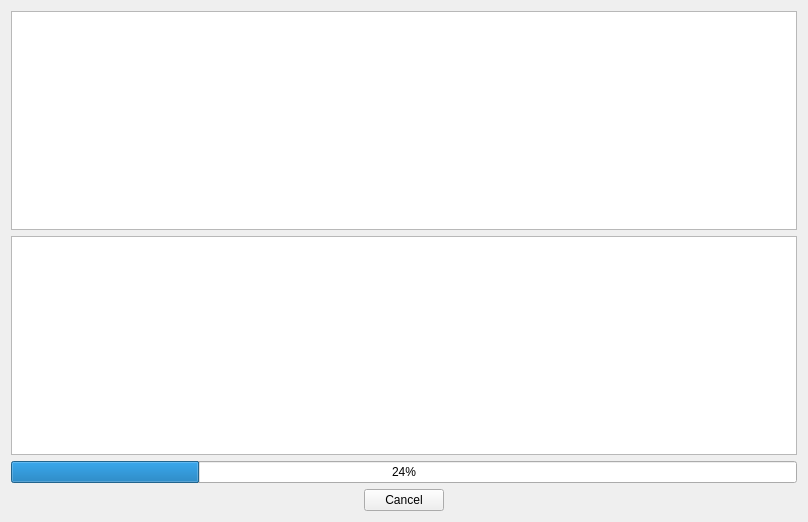
<?xml version="1.0" encoding="UTF-8"?>
<ui version="4.0">
 <class>InterrogateProgressView</class>
 <widget class="QWidget" name="InterrogateProgressView">
  <property name="geometry">
   <rect>
    <x>0</x>
    <y>0</y>
    <width>808</width>
    <height>522</height>
   </rect>
  </property>
  <property name="windowTitle">
   <string>Form</string>
  </property>
  <layout class="QVBoxLayout" name="verticalLayout_2">
   <item>
    <layout class="QVBoxLayout" name="verticalLayout">
     <item>
      <widget class="QTableWidget" name="overviewTableWidget"/>
     </item>
     <item>
      <widget class="QTableWidget" name="outputTableWidget"/>
     </item>
     <item>
      <widget class="QProgressBar" name="progressBar">
       <property name="value">
        <number>24</number>
       </property>
      </widget>
     </item>
     <item>
      <layout class="QHBoxLayout" name="horizontalLayout">
       <item>
        <spacer name="horizontalSpacer">
         <property name="orientation">
          <enum>Qt::Horizontal</enum>
         </property>
         <property name="sizeHint" stdset="0">
          <size>
           <width>40</width>
           <height>20</height>
          </size>
         </property>
        </spacer>
       </item>
       <item>
        <widget class="QPushButton" name="cancelPushButton">
         <property name="text">
          <string>Cancel</string>
         </property>
        </widget>
       </item>
       <item>
        <spacer name="horizontalSpacer_2">
         <property name="orientation">
          <enum>Qt::Horizontal</enum>
         </property>
         <property name="sizeHint" stdset="0">
          <size>
           <width>40</width>
           <height>20</height>
          </size>
         </property>
        </spacer>
       </item>
      </layout>
     </item>
    </layout>
   </item>
  </layout>
 </widget>
 <resources/>
 <connections/>
</ui>
